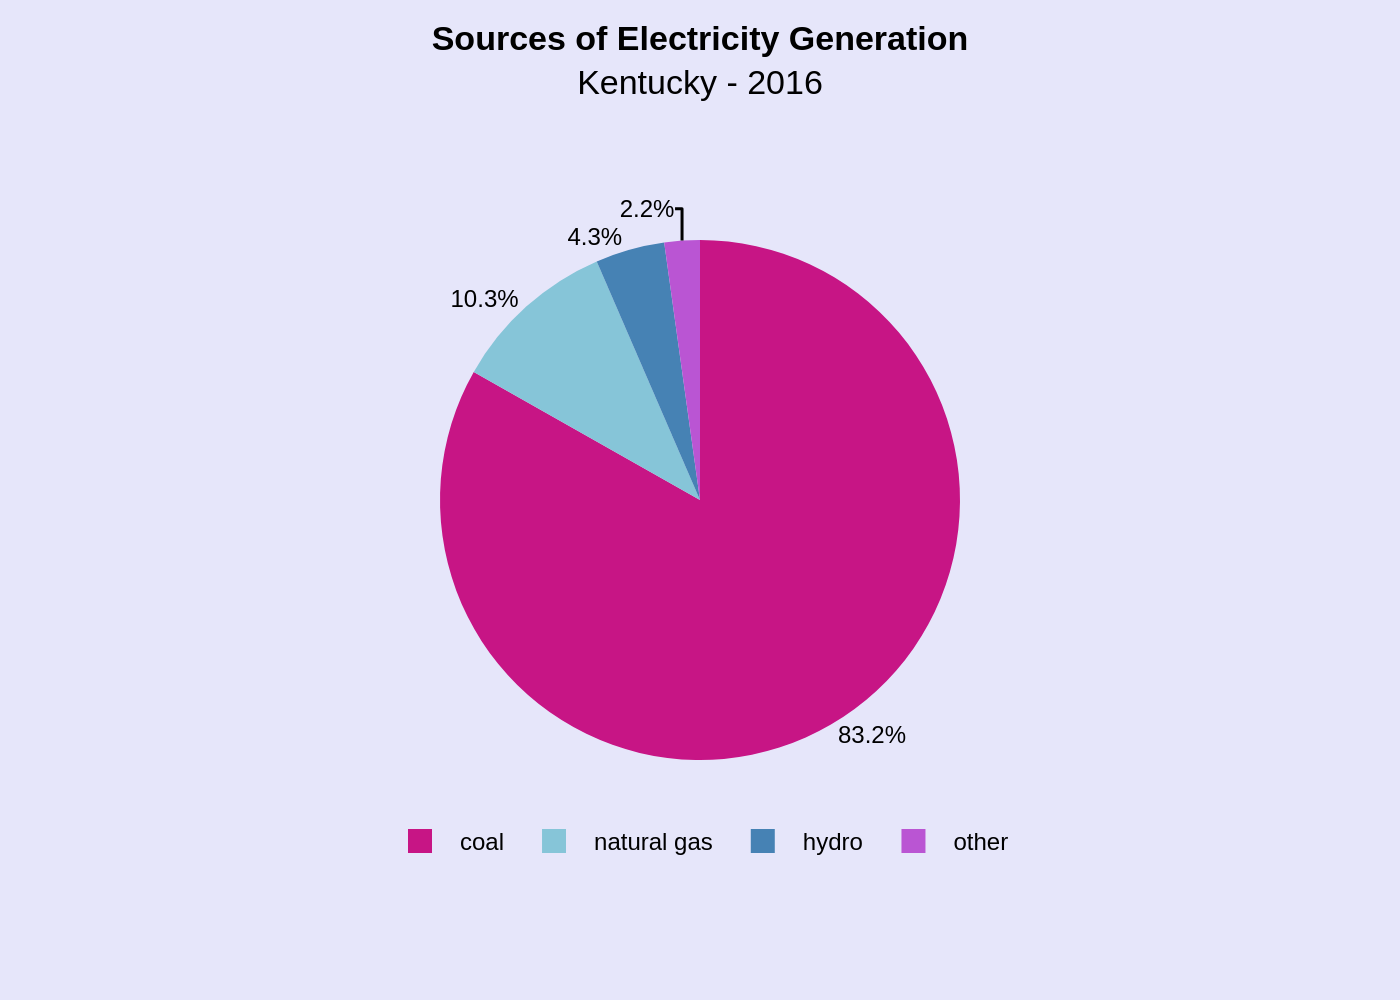

This figure's Python source:
import sys
import json
import os
import plotly.graph_objects as go

# --- 1. Argument and File Handling ---
if len(sys.argv) != 2:
    print("Usage: python generate_chart.py <path_to_json_file>")
    sys.exit(1)

json_path = sys.argv[1]

if not os.path.exists(json_path):
    print(f"Error: JSON file not found at '{json_path}'")
    sys.exit(1)

# --- 2. Load and Parse JSON Data ---
try:
    with open(json_path, 'r', encoding='utf-8') as f:
        config = json.load(f)
except json.JSONDecodeError:
    print(f"Error: Invalid JSON format in '{json_path}'")
    sys.exit(1)

chart_data = config.get('chart_data', [])
texts = config.get('texts', {})
colors = config.get('colors', [])
style = config.get('style', {})

# Extract data for the pie chart, maintaining the original order
labels = [item.get('label', '') for item in chart_data]
values = [item.get('value', 0) for item in chart_data]

# --- 3. Create the Chart Figure ---
fig = go.Figure()

# Add the pie chart trace
fig.add_trace(go.Pie(
    labels=labels,
    values=values,
    marker_colors=colors,
    textinfo='percent',
    textposition='outside',
    sort=False,  # This is crucial to preserve the order from the JSON file
    hoverinfo='label+percent',
    direction='clockwise'
))

# --- 4. Configure Layout and Styling ---
# Combine title and subtitle using HTML for multi-line support
title_text = ""
if texts.get('title'):
    title_text += f"<b>{texts['title']}</b>"
if texts.get('subtitle'):
    if title_text:
        title_text += "<br>"
    title_text += texts['subtitle']

fig.update_layout(
    title={
        'text': title_text,
        'y': 0.95,
        'x': 0.5,
        'xanchor': 'center',
        'yanchor': 'top'
    },
    font={
        'family': "Arial",
        'size': 12,
        'color': "black"
    },
    legend={
        'orientation': "h",
        'yanchor': "top",
        'y': -0.1,  # Position legend below the chart area
        'xanchor': "center",
        'x': 0.5
    },
    plot_bgcolor=style.get('plot_bgcolor', 'white'),
    paper_bgcolor=style.get('paper_bgcolor', 'white'),
    margin=dict(t=120, b=120, l=40, r=40) # Add margins to prevent clipping
)

# --- 5. Generate and Save Output Image ---
base_filename = os.path.splitext(os.path.basename(json_path))[0]
output_filename = f"{base_filename}.png"

try:
    fig.write_image(output_filename, scale=2)
    print(f"Chart successfully saved to {output_filename}")
except Exception as e:
    print(f"Error saving image: {e}")
    print("Please ensure you have the 'kaleido' package installed (`pip install kaleido`)")
    sys.exit(1)
